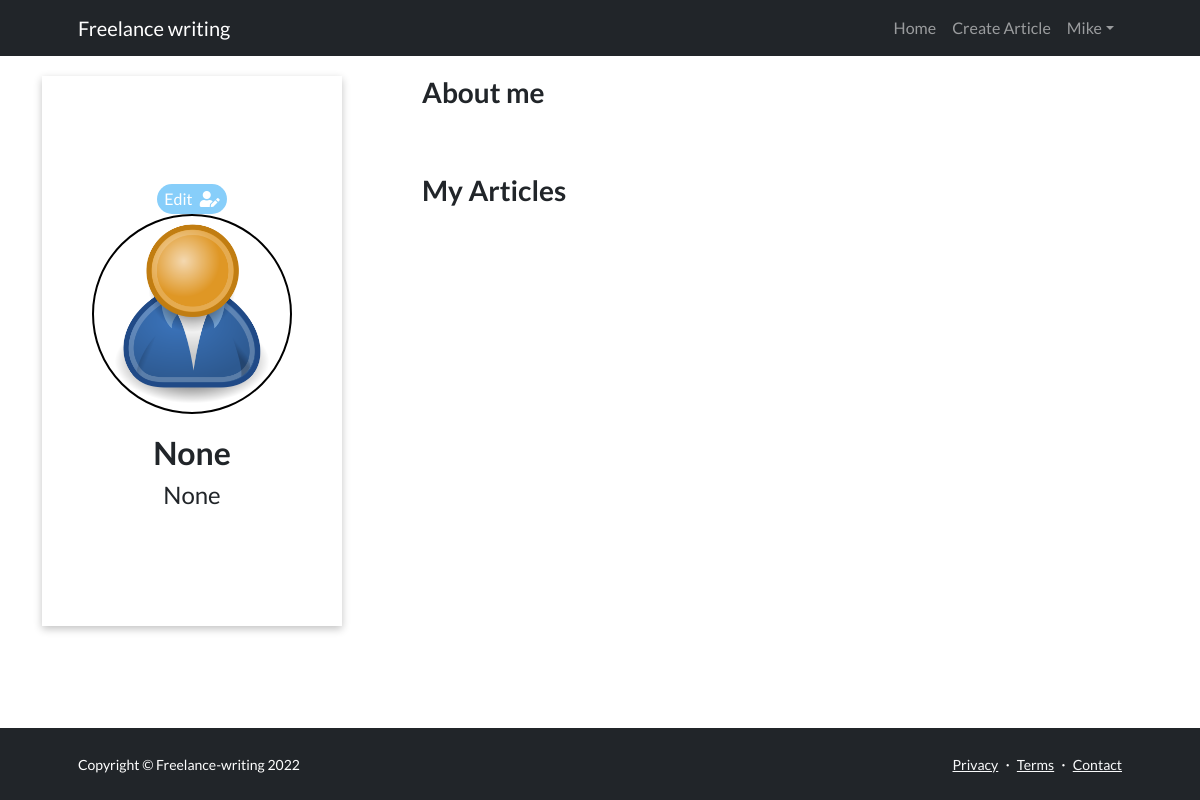
/writer/account (signed in), run on the app's committed database.
### writer/models.py (models this page shows, shortened)
class Profile(models.Model):
    user = models.OneToOneField(User, on_delete = models.CASCADE)
    name = models.CharField(max_length=100, blank = True, null = True,)
    username = models.CharField(max_length=100)
    email = models.EmailField(default='clinton@gmail.com')
    picture = models.ImageField(upload_to='img', default='img/user-default.png', blank = True, null = True,)
    profession = models.CharField(max_length = 500, blank = True, null = True,)
    bio = models.TextField()
    id = models. UUIDField(default = uuid.uuid4, editable = False, primary_key = True, unique = True)
    location = models.CharField(max_length = 200, blank = True, null = True,)
    @property
    def pictureUrl(self):
        try:
            url = self.picture.url
        except:
            url = ''
        return url

### writer/views.py (the view)
# urls.py: path('account', views.account, name = 'account'),
def account(request):
    useraccount = request.user.profile
    context = {'account': useraccount}
    return render(request, 'writer/account.html', context)

### writer/templates/writer/account.html (shortened to what this page needs)
{% extends 'base.html' %}
{% block content %}
<div class = 'container' style = 'margin-top: 20px' >
    <div class = 'row justify-content-center'>
        <div class = 'col-lg-4'>
            <div class='placeholderContainer'>
                <a href = " {% url 'profile-update' %}" style = 'text-decoration: none'>
                <div class = 'edit info'>
                    Edit
                   <i class="fas fa-user-edit"></i>
                </div>
            </a>
                <div class = 'placeholderImg'>
                    <img src=' {{account.pictureUrl}} '>
                </div>
                <h2 style = 'margin-top: 20px; font-weight: 500'><strong>{{account.name}}</strong></h2>
                <h4 style =  'text-align:center'> {{account.profession}} </h4>
            </div>
        </div>
        <div class = 'col-lg-8'>
            <h3><strong>About me</strong></h3>
            <br><br>
                <h3><strong>My Articles</strong></h3>
        </div>
    </div>
</div>
{% endblock %}

### templates/base.html (shortened to what this page needs)
<!DOCTYPE html>
{% load static %}
<html lang="en">
    <head>
        <link rel="stylesheet" href=" {% static 'css/all.css' %} " />
        <link href="https://cdn.jsdelivr.net/npm/bootstrap-icons@1.5.0/font/bootstrap-icons.css" rel="stylesheet" />
        <link href="{% static 'css/styles.css' %}" rel="stylesheet" />
    </head>
    <body class="d-flex flex-column h-100">
        <main class="flex-shrink-0">
            <nav class="navbar navbar-expand-lg navbar-dark bg-dark">
                <div class="container px-5">
                    <a class="navbar-brand" href=" {% url 'index' %} ">Freelance writing</a>
                    <div class="collapse navbar-collapse" id="navbarSupportedContent">
                        <ul class="navbar-nav ms-auto mb-2 mb-lg-0">
                            <li class="nav-item"><a class="nav-link" href="index.html">Home</a></li>
                            {% if request.user.is_authenticated %}
                            <li class="nav-item"><a class="nav-link" href="{% url 'create' %}">Create Article</a></li>
                            <li class="nav-item dropdown">
                                <a class="nav-link dropdown-toggle" id="navbarDropdownBlog" href="#" role="button" data-bs-toggle="dropdown" aria-expanded="false">{{request.user.profile.username}}</a>
                            </li>
                            {% else %}
                            <li class="nav-item"><a class="nav-link" href=" {% url 'signin' %} "><button type="button" class="btn btn-outline-info">Login</button></a></li>
                            <li class="nav-item"><a class="nav-link" href=" {% url 'registration' %} "><button type="button" class="btn btn-outline-info">Signup</button></a></li>
                            {% endif %}
                        </ul>
                    </div>
                </div>
            </nav>
            {% block content %}{% endblock %}
</main>
<footer class="bg-dark py-4 mt-auto">
    <div class="container px-5">
        <div class="row align-items-center justify-content-between flex-column flex-sm-row">
            <div class="col-auto"><div class="small m-0 text-white">Copyright &copy; Freelance-writing 2022</div></div>
            <div class="col-auto">
                <a class="link-light small" href="#!">Privacy</a>
                <span class="text-white mx-1">&middot;</span>
                <a class="link-light small" href="#!">Terms</a>
                <span class="text-white mx-1">&middot;</span>
                <a class="link-light small" href="#!">Contact</a>
            </div>
        </div>
    </div>
</footer>
</body>
</html>

### static/css/all.css (style rules this page uses)
.fa, .fas, .far, .fal, .fad, .fab { -moz-osx-font-smoothing: grayscale; -webkit-font-smoothing: antialiased; display: inline-block; font-style: normal; font-variant: normal; text-rendering: auto; line-height: 1; }
.fa-user-edit:before { content: "\f4ff"; }
.fa, .fas { font-family: 'Font Awesome 5 Free'; font-weight: 900; }

### writer/templates/writer/account.html (style rules this page uses)
.placeholderContainer { width: 300px; height: 550px; display: flex; align-items: center; justify-content: center; flex-direction: column; background-color: white; box-shadow: rgba(0, 0, 0, 0.24) 0px 3px 8px; }
.placeholderImg { width: 200px; height: 200px; border-radius: 50%; border: 2px solid black; }
.placeholderImg img { width: 100%; height: 100%; border-radius: 50%; }
.edit { width: 70px; height: 30px; background-color: lightskyblue; border-radius: 25px; display: flex; align-items: center; justify-content: space-evenly; color: white; }

### data on the page
Profile: pictureUrl (placeholder picture), name "None", profession "None"

### other printed values
{{ request.user.profile.username }} "Mike"
